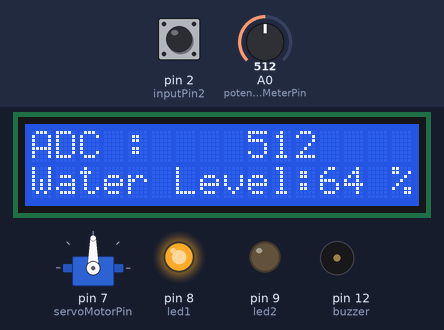
A sketch run on a simulated Arduino Uno, built with avr-gcc and run on an emulated ATmega328P. On the bench: servo, 16×2 character LCD, output pins drawn as LEDs (lit = HIGH), buzzer (waves = sounding). The test bench sets the inputs (shaded band); at power-on: A0 (potentioMeterPin) = 512, pin 2 (inputPin2) HIGH.

Above: at 3.3 s.
3.4 s: A0 (potentioMeterPin) set to 587
At 4.84 s:
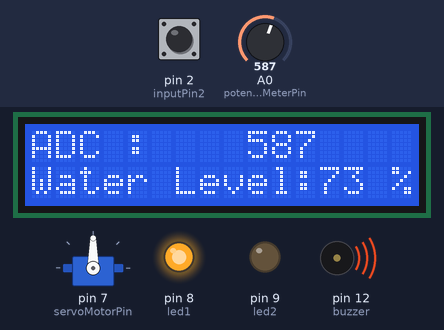
6.0 s: A0 (potentioMeterPin) set to 614
At 7.27 s:
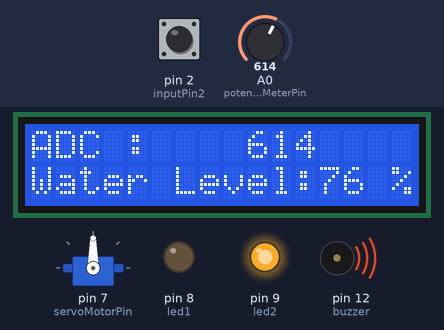
9.2 s: A0 (potentioMeterPin) set to 290
At 10.1 s:
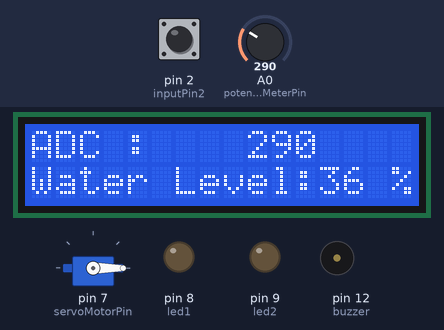
11.1 s: A0 (potentioMeterPin) set to 444
At 12.4 s:
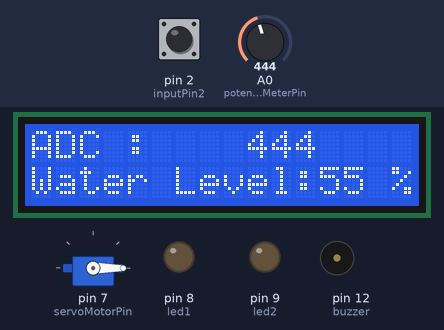
15.6 s: A0 (potentioMeterPin) set to 469
At 16.8 s:
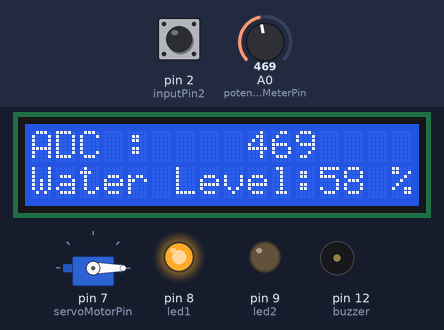
18.7 s: A0 (potentioMeterPin) set to 610
At 19.55 s:
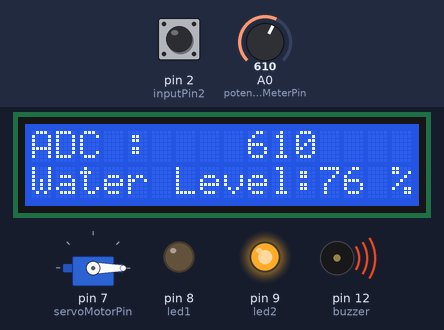
Timing chart, 0 to 22.5 s (numbered marks = the images above; inputs shaded):
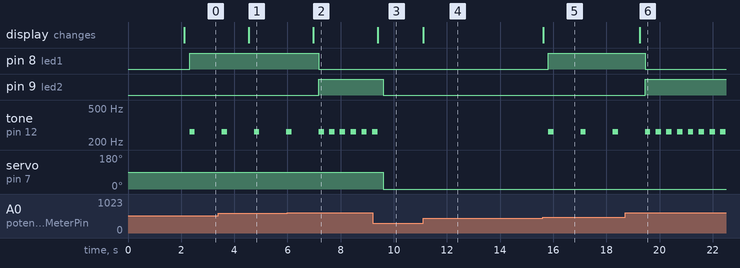

Measured:
- the behaviour switches between 600 and 601 on A0 (potentioMeterPin) (found by bisection; images 1 and 2)
- the behaviour switches between 450 and 451 on A0 (potentioMeterPin) (found by bisection; images 4 and 5)
- after the input at 3.4 s, the display: changes after 1.1 s (image 1)
- after the input at 6.0 s, pin 8 (led1): HIGH → LOW after 1.2 s; pin 9 (led2): LOW → HIGH after 1.2 s; the display: changes after 0.98 s (image 2)
- after the input at 9.2 s, pin 9 (led2): HIGH → LOW after 0.40 s; tone on pin 12 (buzzer): goes on until 9.4 s, then stays silent; servo on pin 7 (servoMotorPin): 90° → 0° after 0.40 s; the display: changes after 0.20 s (image 3)
- after the input at 11.1 s, the display: changes at once (image 4)
- after the input at 15.6 s, pin 8 (led1): LOW → HIGH after 0.22 s; tone on pin 12 (buzzer): alternates 262 Hz for 0.20 s and silent for 1.0 s, starting after 0.22 s; the display: changes at once (image 5)
- after the input at 18.7 s, pin 8 (led1): HIGH → LOW after 0.76 s; pin 9 (led2): LOW → HIGH after 0.76 s; tone on pin 12 (buzzer): alternates 262 Hz for 0.20 s and silent for 0.20 s, starting after 1.2 s; the display: changes after 0.56 s (image 6)

The sketch:

ino.ino
```cpp
#include <Wire.h>
#include <Servo.h>
#include <LiquidCrystal_I2C.h>
LiquidCrystal_I2C lcd(0x27,16,2);
Servo motor;

const int inputPin0 = 0;
const int inputPin2 = 2;
int servoMotorPin = 7;

int potentioMeterPin = 0;
int motorAngle;
int motorAngleOld;


const int led1 = 8;
const int led2 = 9;

const int waterLevelPin = 0;
const int waterFullAdcValue = 798;


int buzzer = 12;
int Length = 5;

char note1[] = "c    ";
char note2[] = "c c c";
int beats[] = {1,1,1,1,1};
int tempo = 200;

void setup() {
  pinMode(buzzer, OUTPUT);

  motor.attach(servoMotorPin,600,2400);
  pinMode(inputPin0, INPUT_PULLUP);
  pinMode(inputPin2, INPUT_PULLUP);

  Serial.begin(9600);
  pinMode(led1, OUTPUT);
  pinMode(led2, OUTPUT);

  lcd.init();
  lcd.backlight();

  lcd.print("ex 6.4");
  lcd.setCursor(0,1);
  lcd.print("Water Level");

  delay(2000);

  lcd.clear();
  lcd.setCursor(0,0);
  lcd.print("ADC :  ");
  lcd.setCursor(0,1);
  lcd.print("Water Level:");
  lcd.setCursor(15,1);
  lcd.print("%");
}

void loop(){
  int duration;

  int swInput0 = digitalRead(inputPin0);
  int swInput2 = digitalRead(inputPin2);
  int potentioMeter = analogRead(potentioMeterPin);

  int adcValue;
  int waterLevel;

  adcValue = analogRead(waterLevelPin);
  waterLevel = map(adcValue, 0, waterFullAdcValue, 0, 100);

  lcd.setCursor(9,0);
  lcd.print("    ");
  lcd.setCursor(9,0);
  lcd.print(adcValue);
  lcd.setCursor(13,1);
  lcd.print("  ");
  lcd.setCursor(12,1);
  lcd.print(waterLevel);

  delay(200);

  if (adcValue <= 450){
    digitalWrite(led1, LOW);
    digitalWrite(led2, LOW);
  }
  else if (adcValue >= 450 && adcValue <= 600){
    digitalWrite(led1, HIGH);
    digitalWrite(led2, LOW);

    for (int i = 0; i < Length; i++){
      duration = beats[i] *tempo;
      if (note1[i] == ' '){
        delay(duration);
      }
      else{
        tone(buzzer, frequency(note1[i]),duration);
        delay(duration);
      }
    }
  }
  else if (adcValue >= 600){
    digitalWrite(led1, LOW);
    digitalWrite(led2, HIGH);

    for (int i = 0; i < Length; i++){
      duration = beats[i] *tempo;
      if (note2[i] == ' '){
        delay(duration);
      }
      else{
        tone(buzzer, frequency(note2[i]),duration);
        delay(duration);
      }
    }
  }


  if (adcValue <= 300){
    motor.write(0);
  }
  else if (adcValue >= 670){
    motor.write(90);
  }


  if (swInput0 == LOW){
    motor.write(0);
  }
  else if (swInput2 == LOW){
    motor.write(90);
  }
}

int frequency(char note){
  int i;
  int note1 = 8;
  int note2 = 8;

  char names[] = { 'c', 'd', 'e', 'f', 'g', 'a', 'b', 'C' };
  int frequencies[] = {262, 294, 330, 349, 392, 440, 494, 523};
  for (i = 0; i < (note1 && note2); i++){
    if (names[i] == note){
      return(frequencies[i]);
    };
  };
  return(0);
}
```
